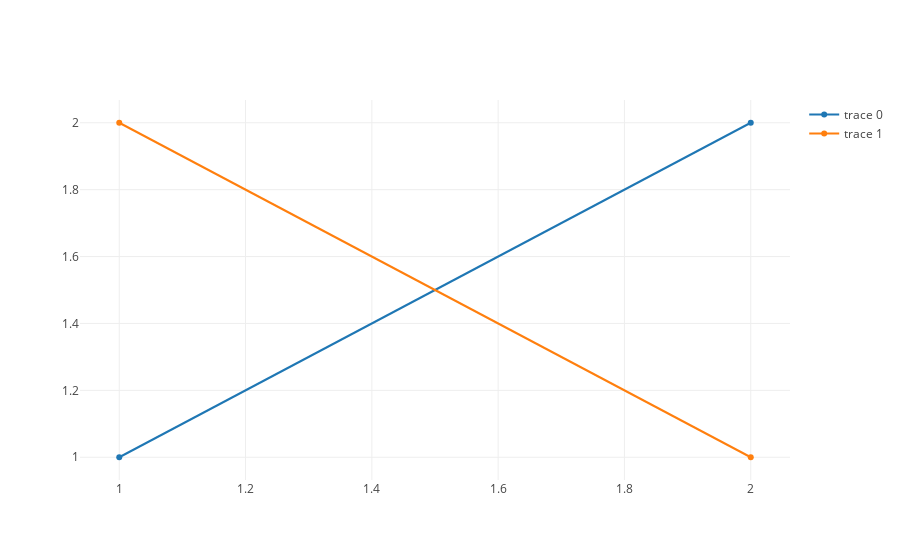

The notebook cell saved with this chart:
### Code cell
# plotly
## 如果使用账号,可以将图存到网上,也可本地使用
## https://blog.csdn.net/u012897374/article/details/77857980
## https://zhuanlan.zhihu.com/p/32793153
## https://plot.ly/python/getting-started/#jupyter-setup

import plotly.offline as py
from plotly.graph_objs import Scatter, Layout
import plotly.graph_objs as go

py.init_notebook_mode(connected=True)

trace1=go.Scatter(
    x=[1,2],
    y=[1,2]
)
trace2=go.Scatter(
    x=[1,2],
    y=[2,1]
)
py.iplot([trace1, trace2])

### Figure 1 — Plotly figure (JSON) as saved in the notebook; plotly's stock layout.template omitted (floating-point values rounded to 4 significant figures)
{"data": [{"type": "scatter", "uid": "8af67f55-b487-4977-925c-118027e47ce4", "x": [1, 2], "y": [1, 2]}, {"type": "scatter", "uid": "f9a08f9b-afa0-481f-a1b6-9fd4cd777c67", "x": [1, 2], "y": [2, 1]}], "layout": {}}
